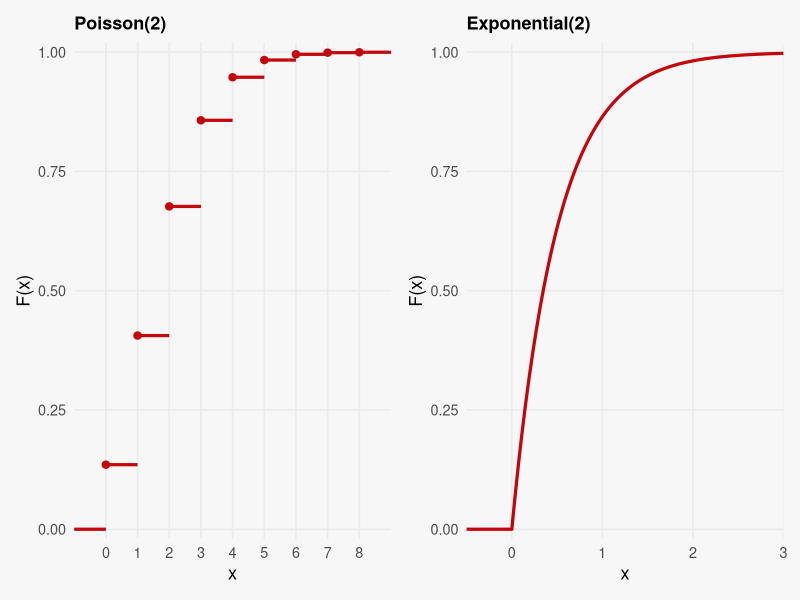
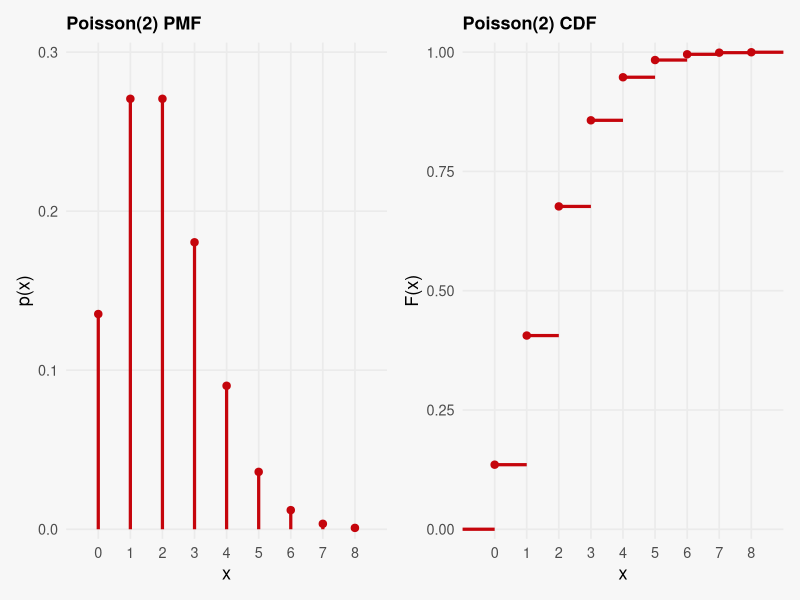
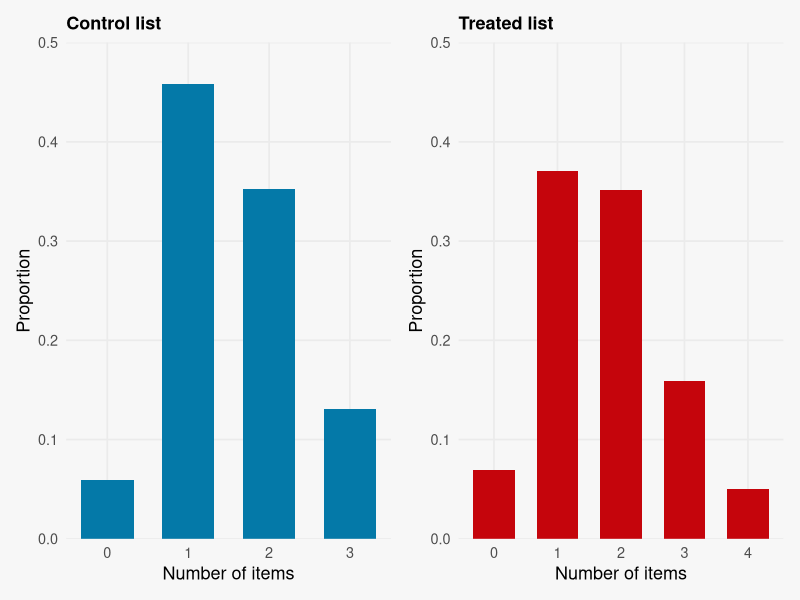
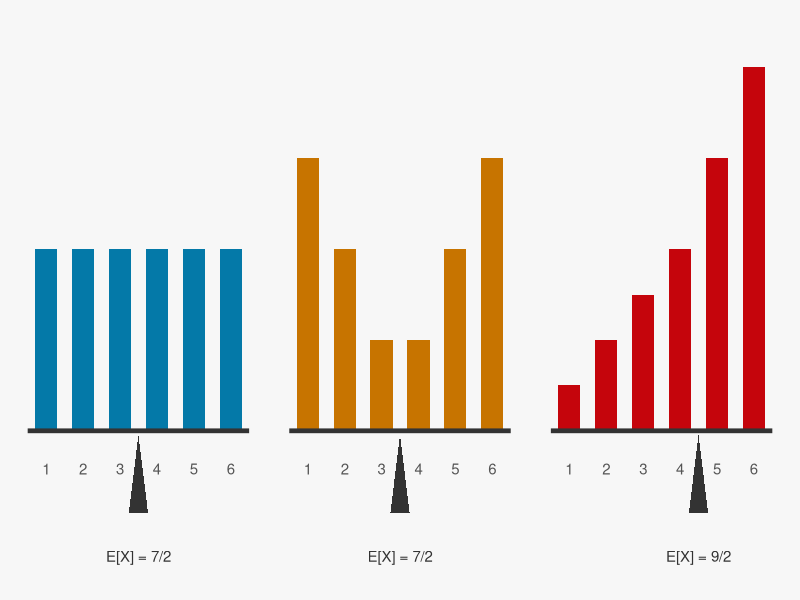
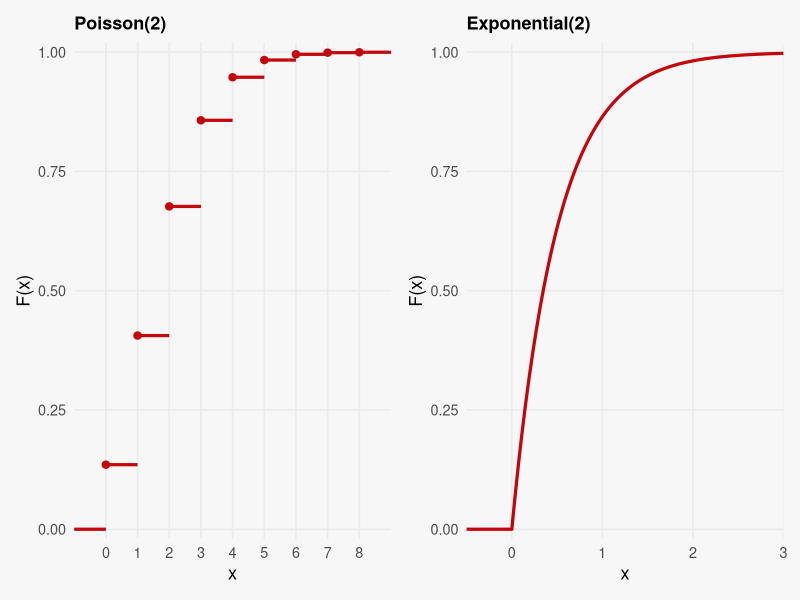
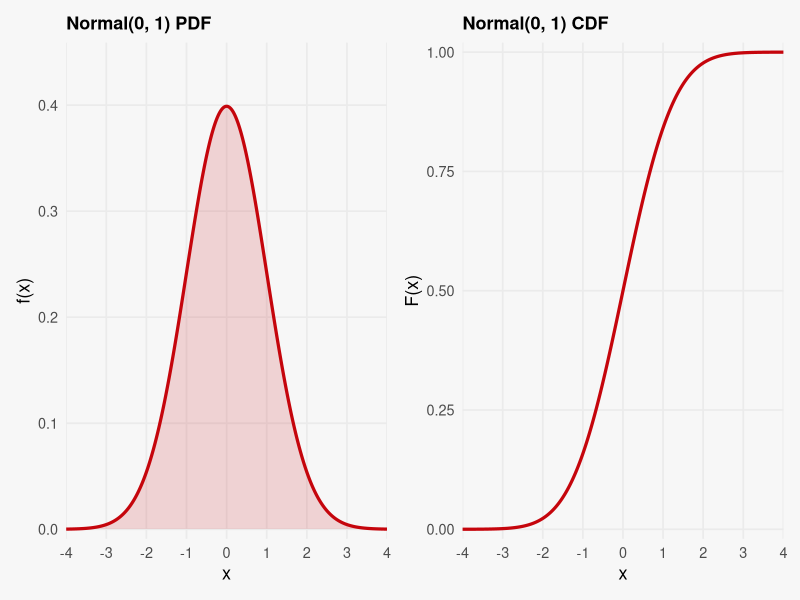
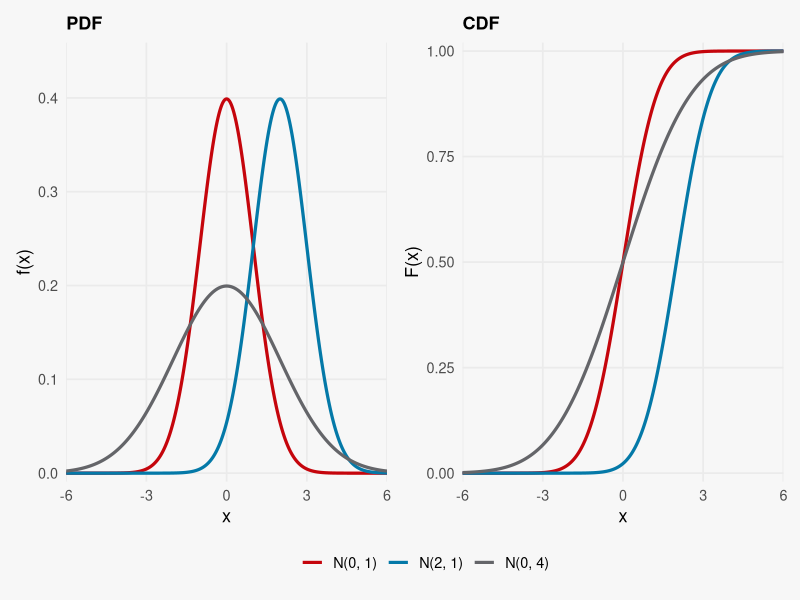
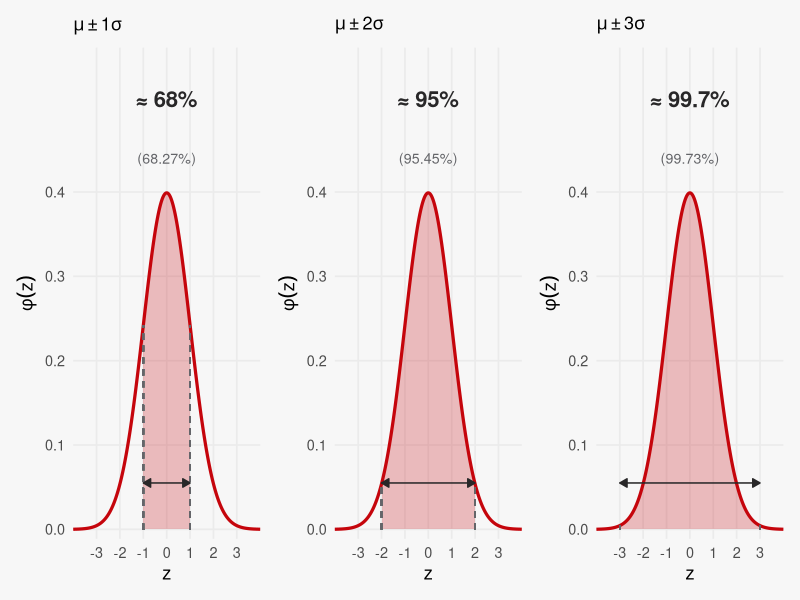

The R script that drew these images, in order:
## ---- chunk 1
#| echo: false
#| fig-width: 9
#| fig-height: 2.7
#| fig-align: center

library(ggplot2)
library(patchwork)

cdf_theme <- theme_minimal(base_size = 13) +
  theme(panel.grid.minor = element_blank(),
        plot.title = element_text(size = 13, face = "bold"),
        plot.background = element_rect(fill = "#F7F7F7", colour = NA),
        panel.background = element_rect(fill = "#F7F7F7", colour = NA))

# Poisson CDF is a step function: flat on [k, k + 1), closed at the left end
k <- 0:8
pois <- data.frame(k = k, F = ppois(k, lambda = 2))

p_pois <- ggplot(pois) +
  geom_segment(aes(x = k, xend = k + 1, y = F, yend = F),
               linewidth = 1.1, colour = "#c5050c") +
  annotate("segment", x = -1, xend = 0, y = 0, yend = 0,
           linewidth = 1.1, colour = "#c5050c") +
  geom_point(aes(k, F), size = 2.2, colour = "#c5050c") +
  scale_x_continuous(breaks = 0:8, limits = c(-1, 9), expand = c(0, 0)) +
  scale_y_continuous(limits = c(0, 1), expand = c(0.02, 0)) +
  labs(title = "Poisson(2)", x = "x", y = "F(x)") +
  cdf_theme

# Exponential with rate 2: the waiting time between events of a rate-2 Poisson process
x <- seq(-0.5, 3, length.out = 400)
p_exp <- ggplot(data.frame(x = x, F = pexp(x, rate = 2)), aes(x, F)) +
  geom_line(linewidth = 1.1, colour = "#c5050c") +
  scale_x_continuous(limits = c(-0.5, 3), expand = c(0, 0)) +
  scale_y_continuous(limits = c(0, 1), expand = c(0.02, 0)) +
  labs(title = "Exponential(2)", x = "x", y = "F(x)") +
  cdf_theme

# patchwork draws its own (white) background around the two panels
p_pois + p_exp +
  plot_annotation(theme = theme(plot.background = element_rect(fill = "#F7F7F7", colour = NA)))
## ---- chunk 2
#| echo: false
#| fig-width: 9
#| fig-height: 2.7
#| fig-align: center

# Reuses p_pois and cdf_theme from the CDF slide
p_pmf <- ggplot(data.frame(k = k, p = dpois(k, lambda = 2)), aes(k, p)) +
  geom_segment(aes(xend = k, y = 0, yend = p), linewidth = 1.1, colour = "#c5050c") +
  geom_point(size = 2.2, colour = "#c5050c") +
  scale_x_continuous(breaks = 0:8, limits = c(-1, 9), expand = c(0, 0)) +
  scale_y_continuous(limits = c(0, 0.3), expand = c(0.02, 0)) +
  labs(title = "Poisson(2) PMF", x = "x", y = "p(x)") +
  cdf_theme

p_pmf + (p_pois + labs(title = "Poisson(2) CDF")) +
  plot_annotation(theme = theme(plot.background = element_rect(fill = "#F7F7F7", colour = NA)))
## ---- chunk 3
#| echo: false
#| message: false
#| fig-width: 9
#| fig-height: 3.2
#| fig-align: center

# Empirical PMFs of the item counts, one panel per list
mexico <- read.csv("data/mexico_list.csv")

list_hist <- function(d, J, colour, title) {
  props <- data.frame(y = 0:J, p = as.numeric(table(factor(d$y, levels = 0:J))) / nrow(d))
  ggplot(props, aes(y, p)) +
    geom_col(width = 0.65, fill = colour) +
    scale_x_continuous(breaks = 0:J) +
    scale_y_continuous(limits = c(0, 0.5), expand = c(0, 0)) +
    labs(title = title, x = "Number of items", y = "Proportion") +
    cdf_theme
}

list_hist(subset(mexico, treat == 0), 3, "#0479A8", "Control list") +
  list_hist(subset(mexico, treat == 1), 4, "#c5050c", "Treated list") +
  plot_annotation(theme = theme(plot.background = element_rect(fill = "#F7F7F7", colour = NA)))
## ---- chunk 4
#| echo: false
#| fig-width: 10
#| fig-height: 2.4
#| fig-align: center

# Expectation as the balancing point: the PMF's bars sit on a beam (the x-axis)
# and the triangle is the fulcrum at E[X]. Weights are chosen so every E[X] is a
# half: the fair die balances at 7/2, the symmetric (3:2:1:1:2:3)/12 die also
# at 7/2 despite its different shape, the loaded die (1:2:3:4:6:8)/24 at 9/2.
die_pmf <- function(w, colour) {
  d <- data.frame(x = 1:6, p = w / sum(w))
  ev <- sum(d$x * d$p)
  ggplot(d, aes(x, p)) +
    geom_col(width = 0.6, fill = colour) +
    annotate("segment", x = 0.5, xend = 6.5, y = 0, yend = 0,
             linewidth = 1.6, colour = "#333333") +
    annotate("polygon", x = ev + c(-0.26, 0.26, 0), y = c(-0.075, -0.075, -0.004),
             fill = "#333333") +
    # Outcomes sit just under the beam; E[X] is a half, so the fulcrum falls
    # between two of them rather than on top of one
    annotate("text", x = 1:6, y = -0.035, label = 1:6, size = 3.8, colour = "#555555") +
    annotate("text", x = ev, y = -0.115, size = 3.8, colour = "#333333",
             label = paste0("E[X] = ", ev * 2, "/2")) +
    scale_x_continuous(breaks = NULL) +
    scale_y_continuous(breaks = NULL, limits = c(-0.14, 0.38), expand = c(0, 0)) +
    labs(x = NULL, y = NULL) +
    cdf_theme +
    theme(panel.grid = element_blank())
}

die_pmf(rep(1, 6), "#0479A8") +
  die_pmf(c(3, 2, 1, 1, 2, 3), "#C77400") +
  die_pmf(c(1, 2, 3, 4, 6, 8), "#c5050c") +
  plot_annotation(theme = theme(plot.background = element_rect(fill = "#F7F7F7", colour = NA)))
## ---- chunk 5
#| echo: true
#| message: false

library(tidyverse)
library(knitr)

# Sample means of the item count in each group
mexico |>
  group_by(Group = if_else(treat == 1, "Treated", "Control")) |>
  summarize(`Mean count` = mean(y), N = n()) |>
  kable(digits = 3)

# List experiment estimate of theta vs. share admitting vote buying when asked directly
mexico |>
  summarize(`List experiment` = mean(y[treat == 1]) - mean(y[treat == 0]),
            `Direct question` = mean(direct)) |>
  kable(digits = 3)
## ---- chunk 6
#| echo: false
#| fig-width: 9
#| fig-height: 2.7
#| fig-align: center

# Same figure as the CDF slide: reuses p_pois and p_exp from that chunk
p_pois + p_exp +
  plot_annotation(theme = theme(plot.background = element_rect(fill = "#F7F7F7", colour = NA)))
## ---- chunk 7
#| echo: false
#| fig-width: 9
#| fig-height: 4.7
#| fig-align: center

# Reuses cdf_theme from the CDF slide
zz <- seq(-4, 4, length.out = 600)

p_norm_pdf <- ggplot(data.frame(x = zz, f = dnorm(zz)), aes(x, f)) +
  geom_area(fill = "#c5050c", alpha = 0.15) +
  geom_line(linewidth = 1.1, colour = "#c5050c") +
  scale_x_continuous(breaks = -4:4, limits = c(-4, 4), expand = c(0, 0)) +
  scale_y_continuous(limits = c(0, 0.45), expand = c(0.02, 0)) +
  labs(title = "Normal(0, 1) PDF", x = "x", y = "f(x)") +
  cdf_theme

p_norm_cdf <- ggplot(data.frame(x = zz, F = pnorm(zz)), aes(x, F)) +
  geom_line(linewidth = 1.1, colour = "#c5050c") +
  scale_x_continuous(breaks = -4:4, limits = c(-4, 4), expand = c(0, 0)) +
  scale_y_continuous(limits = c(0, 1), expand = c(0.02, 0)) +
  labs(title = "Normal(0, 1) CDF", x = "x", y = "F(x)") +
  cdf_theme

p_norm_pdf + p_norm_cdf +
  plot_annotation(theme = theme(plot.background = element_rect(fill = "#F7F7F7", colour = NA)))
## ---- chunk 8
#| echo: false
#| fig-width: 9
#| fig-height: 4.5
#| fig-align: center

norm_pars <- expand.grid(x = seq(-6, 6, length.out = 600),
                         par = c("N(0, 1)", "N(2, 1)", "N(0, 4)"))
norm_pars$mu <- c(0, 2, 0)[as.integer(norm_pars$par)]
norm_pars$sd <- c(1, 1, 2)[as.integer(norm_pars$par)]
norm_pars$f <- dnorm(norm_pars$x, norm_pars$mu, norm_pars$sd)
norm_pars$F <- pnorm(norm_pars$x, norm_pars$mu, norm_pars$sd)

norm_cols <- c("N(0, 1)" = "#c5050c", "N(2, 1)" = "#0479a8", "N(0, 4)" = "#646569")

p_par_pdf <- ggplot(norm_pars, aes(x, f, colour = par)) +
  geom_line(linewidth = 1.1) +
  scale_colour_manual(values = norm_cols, name = NULL) +
  scale_x_continuous(limits = c(-6, 6), expand = c(0, 0)) +
  scale_y_continuous(limits = c(0, 0.45), expand = c(0.02, 0)) +
  labs(title = "PDF", x = "x", y = "f(x)") +
  cdf_theme + theme(legend.position = "bottom")

p_par_cdf <- ggplot(norm_pars, aes(x, F, colour = par)) +
  geom_line(linewidth = 1.1) +
  scale_colour_manual(values = norm_cols, name = NULL) +
  scale_x_continuous(limits = c(-6, 6), expand = c(0, 0)) +
  scale_y_continuous(limits = c(0, 1), expand = c(0.02, 0)) +
  labs(title = "CDF", x = "x", y = "F(x)") +
  cdf_theme + theme(legend.position = "bottom")

p_par_pdf + p_par_cdf + plot_layout(guides = "collect") +
  plot_annotation(theme = theme(plot.background = element_rect(fill = "#F7F7F7", colour = NA),
                                legend.position = "bottom"))
## ---- chunk 9
#| echo: false
#| fig-width: 10
#| fig-height: 4.3
#| fig-align: center

# `rule` is the rounded number students should memorize; the exact integral sits below it
sd_panel <- function(k, rule) {
  d <- data.frame(x = seq(-4, 4, length.out = 800))
  d$f <- dnorm(d$x)
  prob <- pnorm(k) - pnorm(-k)
  ggplot(d, aes(x, f)) +
    geom_area(data = subset(d, x >= -k & x <= k), fill = "#c5050c", alpha = 0.25) +
    geom_line(linewidth = 1.1, colour = "#c5050c") +
    geom_segment(x = -k, xend = -k, y = 0, yend = dnorm(k),
                 linetype = "dashed", colour = "#646569") +
    geom_segment(x = k, xend = k, y = 0, yend = dnorm(k),
                 linetype = "dashed", colour = "#646569") +
    # double-headed arrow marking the width of the interval
    annotate("segment", x = -k, xend = k, y = 0.055, yend = 0.055,
             colour = "#282728", linewidth = 0.5,
             arrow = arrow(ends = "both", length = unit(0.045, "npc"), type = "closed")) +
    # sit the labels in headroom above the peak so they never cross the density
    annotate("text", x = 0, y = 0.51, label = rule,
             size = 5.6, fontface = "bold", colour = "#282728") +
    annotate("text", x = 0, y = 0.44, label = sprintf("(%.2f%%)", 100 * prob),
             size = 3.6, colour = "#646569") +
    scale_x_continuous(breaks = -3:3, limits = c(-4, 4), expand = c(0, 0)) +
    scale_y_continuous(breaks = seq(0, 0.4, 0.1), limits = c(0, 0.56),
                       expand = c(0.02, 0)) +
    labs(title = bquote(mu %+-% .(k) * sigma), x = "z", y = expression(phi(z))) +
    cdf_theme
}

sd_panel(1, "\u2248 68%") + sd_panel(2, "\u2248 95%") + sd_panel(3, "\u2248 99.7%") +
  plot_annotation(theme = theme(plot.background = element_rect(fill = "#F7F7F7", colour = NA)))
